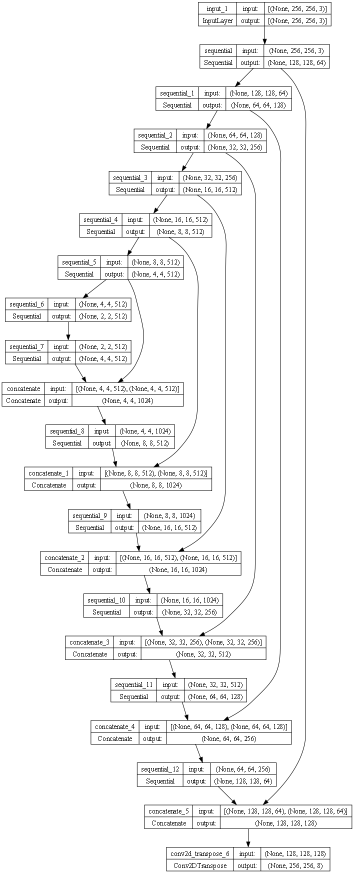
#> input picture model.png, 708 x 1747 px, given in place of videos-object-7.mp4, which was not available (shown at 1/2 size)
$ python work_firstday-object.py
#> lines starting #> are read from the running program, lines starting #| are printed output that depends on the picture; after the words box and inside, x2 and y2 are one past the last pixel; in counts of white or black regions, pixels touching at a corner belong together; pictures that were not available may be replaced by others from this repository, and a replacement may not be noted
import cv2
import numpy as np
cap = cv2.VideoCapture('videos/videos-object-7.mp4')
def nothing(x):
    pass
cv2.namedWindow('Track')
cv2.createTrackbar('T1','Track',0,255,nothing)
cv2.setTrackbarPos('T1','Track',24)
cv2.createTrackbar('T2','Track',0,255,nothing)
cv2.setTrackbarPos('T2','Track',33)
kernel = np.ones((4,4))
while True:
    succes,img = cap.read()
#> img is the input picture: shape (1747, 708, 3); min 0, max 255, mean 243.8
    img = cv2.resize(img,(800,600))
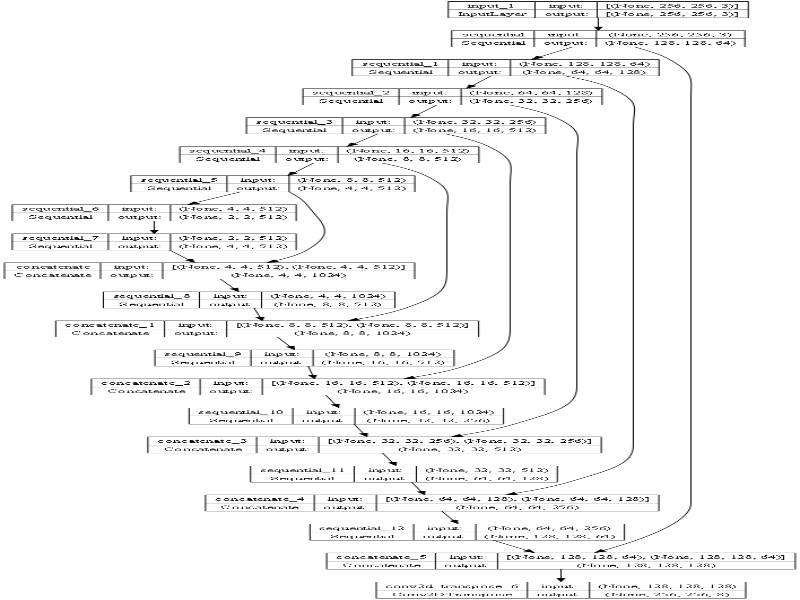
#> img: shape (600, 800, 3); min 0, max 255, mean 244.7
    # img = cv2.GaussianBlur(img,(9,9),0)
    gray = cv2.cvtColor(img,cv2.COLOR_BGR2GRAY)
    thresh1 = cv2.getTrackbarPos('T1','Track')
    thresh2 = cv2.getTrackbarPos('T2','Track')
    canny = cv2.Canny(gray,thresh1,thresh2)
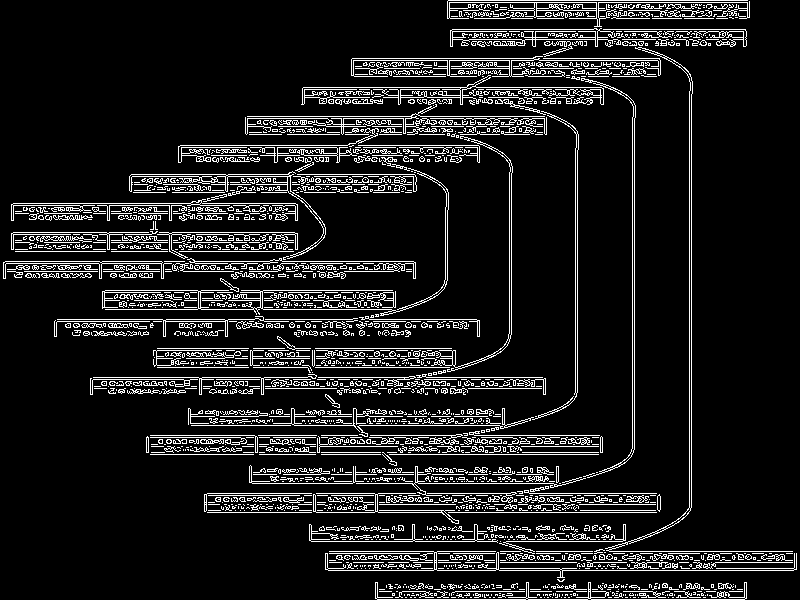
#> canny: shape (600, 800); 11.1% white in thin lines or dots
    dill = cv2.dilate(canny,kernel,iterations=2)
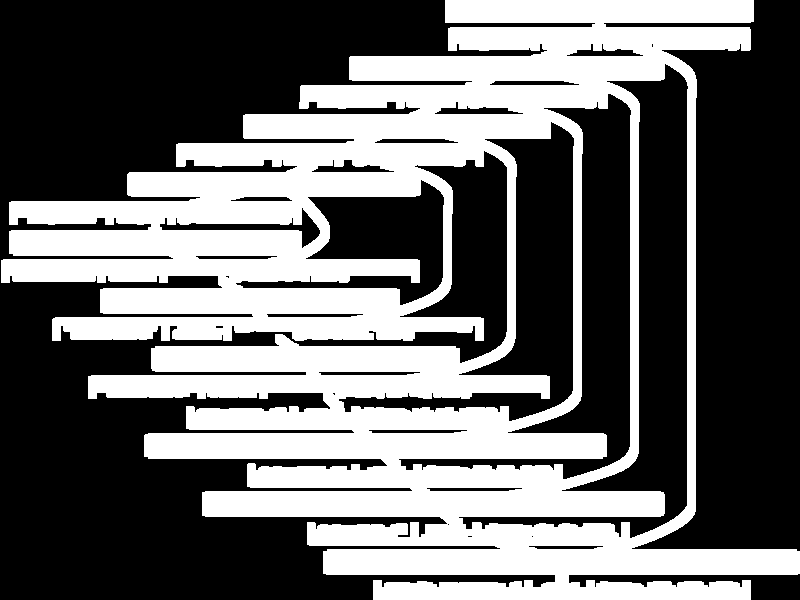
#> dill: shape (600, 800); 40.6% white; 1 white region
    new_img = img.copy()
    contours,h = cv2.findContours(dill,cv2.RETR_TREE, cv2.CHAIN_APPROX_SIMPLE)
#> contours = 25 contours, 6 with area under 20; largest, box (x1, y1, x2, y2) and area: (1, 0, 800, 600) 265154, (458, 63, 689, 539) 24251, (398, 93, 632, 480) 20100, (338, 121, 575, 422) 18596, (235, 179, 445, 306) 10659; h = 25 rows, first 6: [-1, -1, 1, -1], [2, -1, -1, 0], [3, 1, -1, 0], [4, 2, -1, 0], [5, 3, -1, 0], [6, 4, -1, 0]
    list_1 = []
    list_2 = []
    logik = False
    for cnt in contours:
            area = cv2.contourArea(cnt)
            if area > 10000:
                logik = True
                list_2.append(area//1000)
                if(len(list_2) != 1):
                        if area < min(list_2)*1010:
                            rect = cv2.minAreaRect(cnt)
                            box = cv2.boxPoints(rect)
                            box = np.intp(box)
                            cv2.drawContours(img,[box],0,(0,255,0),5)
            else:
                list_1.append(area)
#> this loop made 25 passes
#> area on passes 1, 2, 6, 7, 9, 10, 11, 13, 14, 15, 16, 17: 265153.5, 267, 354.5, 367.5, 381.5, 22, 364.5, 304, 1461, 268, 10659, 546
#> after the loop, list_1 = [267, 2, 8, 2, 354.5, 367.5, 5.5, 381.5, 22, 364.5, 7.5, 304, 1461, 268, 546, 375, 540, 404, 6, 470.5]; list_2 = [265, 10, 18, 20, 24]
    if (logik == False):
         list_1 = list(set(list_1))
         for cnt in contours:
              area = cv2.contourArea(cnt)
              if area > max(list_1)-10:
                rect = cv2.minAreaRect(cnt)
                box = cv2.boxPoints(rect)
                box = np.intp(box)
                cv2.drawContours(img,[box],0,(0,255,0),5)

    Hori = np.concatenate((dill, gray), axis=1)
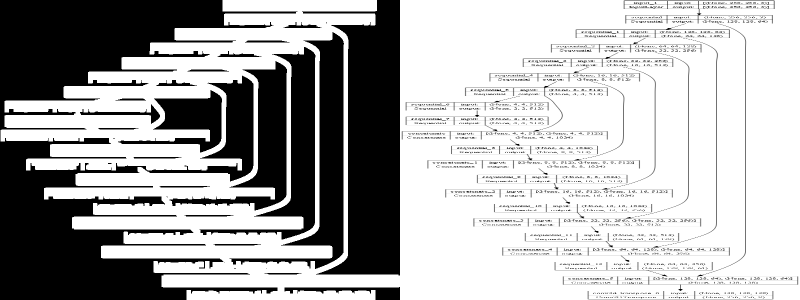
#> Hori: shape (600, 1600) (shown at 1/2 size); min 0, max 255, mean 174.1
    Hori_2 = np.concatenate((new_img,img), axis=1)
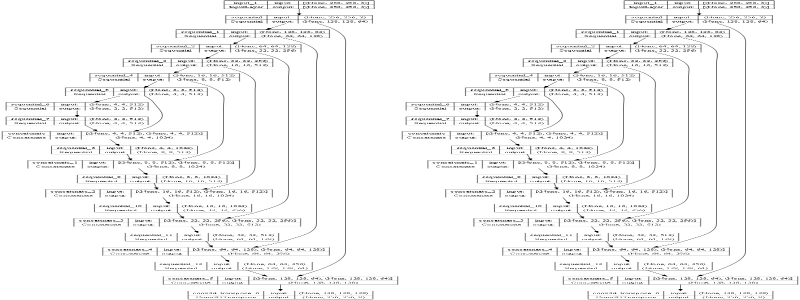
#> Hori_2: shape (600, 1600, 3) (shown at 1/2 size); min 0, max 255, mean 244.7
    cv2.imshow('One layer', Hori)
    cv2.imshow('More layers', Hori_2)
    if cv2.waitKey(50) & 0xFF == ord('q'):
#> (key q is pressed here)
        break
